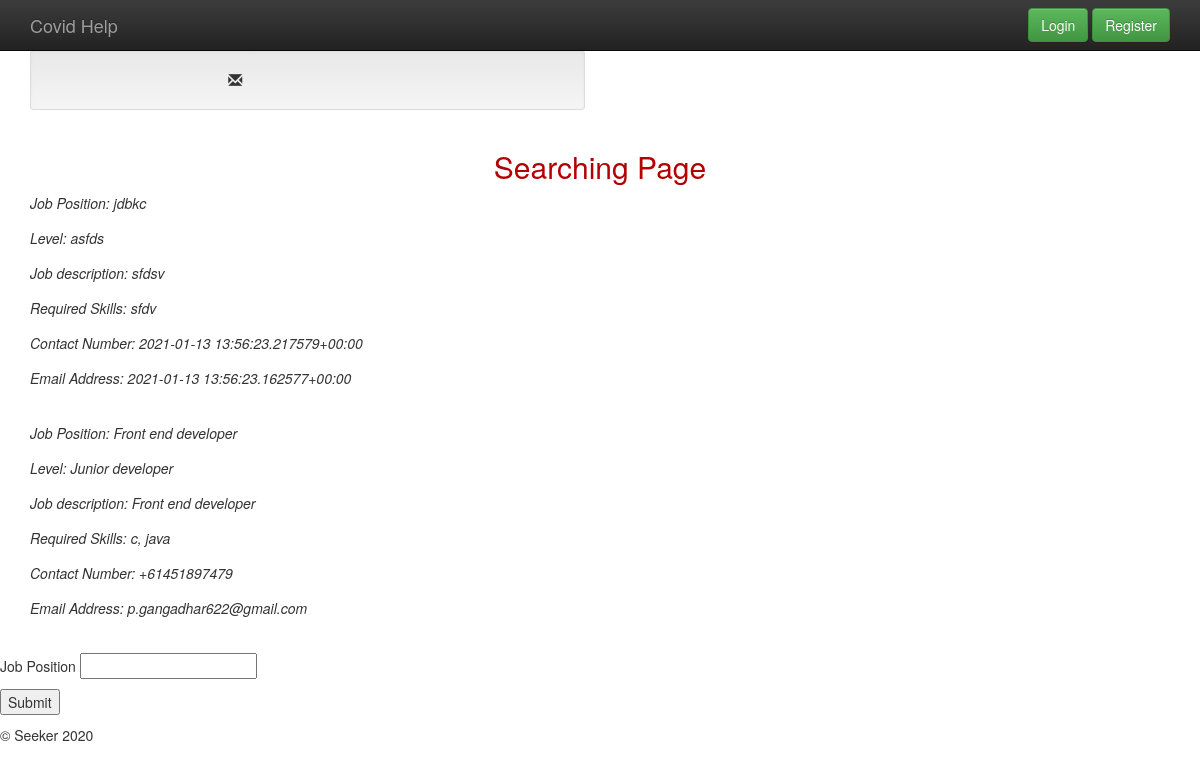
The app's page /searchingpage with its own data.
### blog/models.py (models this page shows)
class Company(models.Model):
    jobposition = models.CharField(max_length=30)
    level = models.CharField(max_length=30)
    jobdescription = models.TextField()
    requiredskills = models.TextField()
    phonenumber= models.CharField(max_length=10)
    emailaddress = models.EmailField()

### blog/views.py (the view)
# urls.py: path('searchingpage', views.searchingpage, name='searchingpage'),
def searchingpage(request):
    com = Company.objects.all()
    print(com)
    context = {'comp': com}
    return render(request, 'blog/searchingpage.html', context)

### blog/templates/blog/searchingpage.html (shortened to what this page needs)
{% extends "blog/base.html" %}
{% block content %}
<div class="container">
    <div class="row">
        <div class="col-xs-12 col-sm-6 col-md-6">
            <div class="well well-sm">
                <div class="row">
                    <div class="col-sm-6 col-md-4">
                    </div>
                    <div class="col-sm-6 col-md-8">
                        <p>
                            <i class="glyphicon glyphicon-envelope">{{ user.email }}</i> <br/>
                        </p>
                    </div>
                </div>
            </div>
        </div>
    </div>
</div>
<section>
    <div class="container">
        <h2 class="text-center my-3">Searching Page</h2>
        {% for job in comp %}
        <div class="form-group">
            <i>Job Position: {{ job.jobposition }}</i>
        </div>
        <div class="form-group">
            <i>Level: {{ job.level }}</i>
        </div>
        <div class="form-group">
            <i>Job description: {{ job.jobdescription }}</i>
        </div>
        <div class="form-group">
            <i>Required Skills: {{ job.requiredskills }}</i>
        </div>
        <div class="form-group">
            <i>Contact Number: {{ job.phonenumber }}</i>
        </div>
        <div class="form-group">
            <i>Email Address: {{ job.emailaddress }}</i>
        </div>
        <br>
        {% endfor %}
    </div>
</section>
<section>
        <form action="" method="post">
            <p>
                Job Position
                <input type="text" name="url">
            </p>
            <p>
                <button type="submit"> Submit</button>
            </p>
        </form>
    </section>
{% endblock %}

### blog/static/blog/css/main.css (style rules this page uses)
h2,h3,h4,h5,h6 { color: #b30000; }

### blog/templates/blog/base.html (style rules this page uses)
body { padding-top: 50px; padding-bottom: 20px; }

### records on screen
Company: jobposition "jdbkc", level "asfds", jobdescription "sfdsv", requiredskills "sfdv", phonenumber "2021-01-13 13:56:23.217579+00:00", emailaddress "2021-01-13 13:56:23.162577+00:00"
Company: jobposition "Front end developer", level "Junior developer", jobdescription "Front end developer", requiredskills "c, java", phonenumber "+61451897479", emailaddress "p.gangadhar622@gmail.com"
